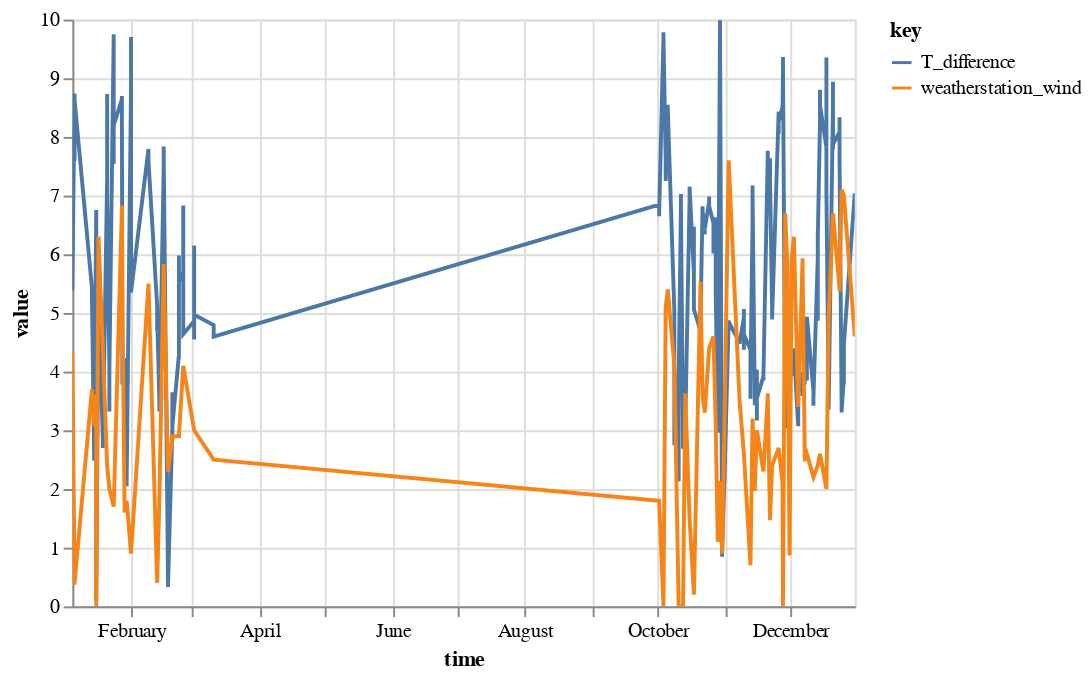

Write notebook code for a chart like this one.
### Code cell
#rebuild this as a stacked bar chart or soemthin

#make a scatter plot comparing this but also including the wind speed
chart = alt.Chart(temps2015).transform_fold(
    ['T_difference', 'weatherstation_wind'],
).mark_line().encode(
    x='time:T',
    y='value:Q',
    color='key:N'
).interactive()

if(saveCharts):chart.save(savePlot+"2015TDifferenceVsWind.html")
chart

### Figure 1 — Vega-Lite specification as saved in the notebook (floating-point values rounded to 4 significant figures; data arrays with more than 128 entries replaced by an {"elided": "..."} marker saying what was removed)
{"config": {"view": {"continuousWidth": 400, "continuousHeight": 300}}, "data": {"name": "data-48d564bbede21fe79b11bc68b6e35604"}, "mark": "line", "encoding": {"color": {"type": "nominal", "field": "key"}, "x": {"type": "temporal", "field": "time"}, "y": {"type": "quantitative", "field": "value"}}, "selection": {"selector003": {"type": "interval", "bind": "scales", "encodings": ["x", "y"]}}, "transform": [{"fold": ["T_difference", "weatherstation_wind"]}], "$schema": "https://vega.github.io/schema/vega-lite/v4.8.1.json", "datasets": {"data-48d564bbede21fe79b11bc68b6e35604": {"elided": "1436 records"}}}
